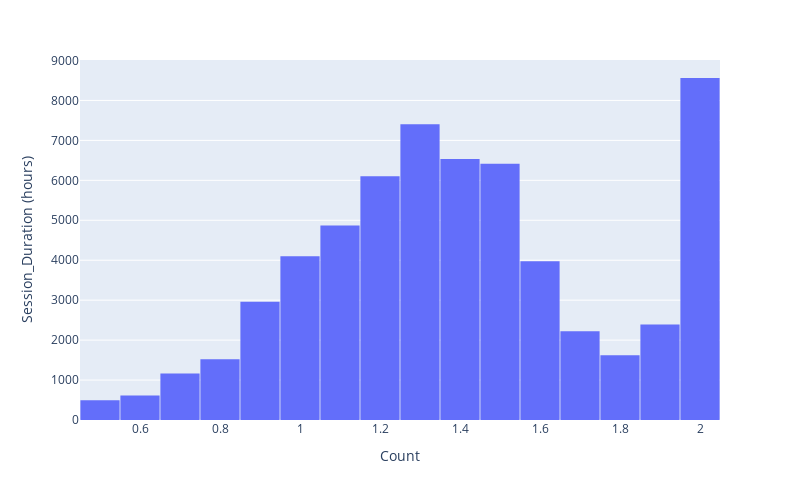

Notebook cell for this chart:
### Markdown cell above
## 5.Most Kaggle datasets contain some basic stats or visualizations on the download page. See if you can recreate some of the plots or data you see on the website.

### Code cell
fig = px.histogram(df,
                 x='Session_Duration (hours)',
                 y= 'Age',
                 nbins=20,
                  )

fig.update_layout(bargap=0.02,
                  yaxis_title="Session_Duration (hours)",
                  xaxis_title="Count",
                  autosize=False,
                  width=800,
                  height=500)

fig.show()

### Figure 1 — Plotly figure (JSON) as saved in the notebook; plotly's stock layout.template omitted (floating-point values rounded to 4 significant figures; data arrays with more than 128 entries replaced by an {"elided": "..."} marker saying what was removed)
{"data": [{"bingroup": "x", "histfunc": "sum", "hovertemplate": "Session_Duration (hours)=%{x}<br>sum of Age=%{y}<extra></extra>", "legendgroup": "", "marker": {"color": "#636efa", "pattern": {"shape": ""}}, "name": "", "nbinsx": 20, "orientation": "v", "showlegend": false, "type": "histogram", "x": {"elided": "1800 float values"}, "xaxis": "x", "y": {"elided": "1800 float values"}, "yaxis": "y"}], "layout": {"autosize": false, "bargap": 0.02, "barmode": "relative", "height": 500, "legend": {"tracegroupgap": 0}, "margin": {"t": 60}, "width": 800, "xaxis": {"anchor": "y", "autorange": true, "domain": [0, 1], "range": [0.45, 2.05], "title": {"text": "Count"}, "type": "linear"}, "yaxis": {"anchor": "x", "autorange": true, "domain": [0, 1], "range": [0, 9013.0], "title": {"text": "Session_Duration (hours)"}, "type": "linear"}}}
